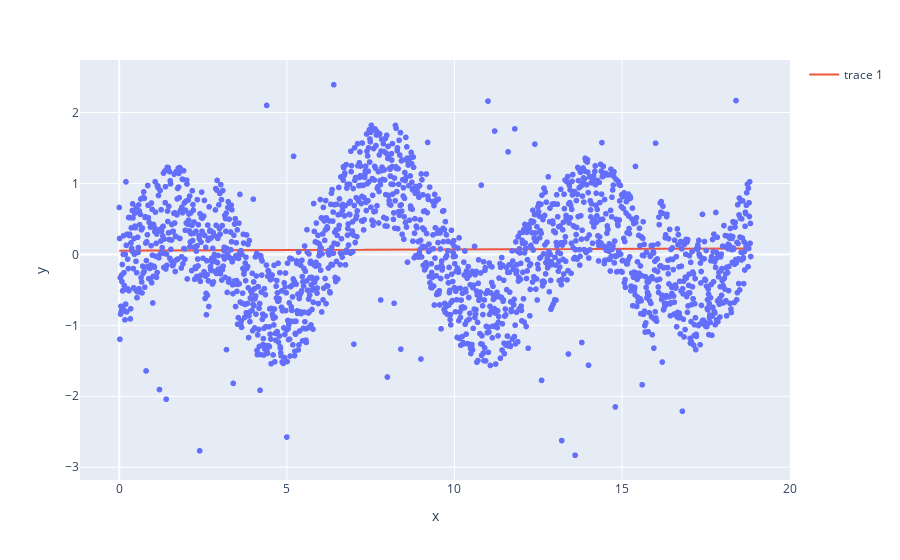

Notebook source saved alongside this figure:
### Code cell
fig = px.scatter(x=X.ravel(), y=y3)
y_hat = clf4.predict(X)
fig.add_trace(go.Scatter(x=X.ravel(), y=y_hat)).show()

### Figure 1 — Plotly figure (JSON) as saved in the notebook; plotly's stock layout.template omitted (floating-point values rounded to 4 significant figures; data arrays with more than 128 entries replaced by an {"elided": "..."} marker saying what was removed)
{"data": [{"hovertemplate": "x=%{x}<br>y=%{y}<extra></extra>", "legendgroup": "", "marker": {"color": "#636efa", "symbol": "circle"}, "mode": "markers", "name": "", "showlegend": false, "x": {"elided": "1885 float values"}, "xaxis": "x", "y": {"elided": "1885 float values"}, "yaxis": "y", "type": "scattergl"}, {"x": {"elided": "1885 float values"}, "y": {"elided": "1885 float values"}, "type": "scatter"}], "layout": {"xaxis": {"anchor": "y", "domain": [0.0, 1.0], "title": {"text": "x"}}, "yaxis": {"anchor": "x", "domain": [0.0, 1.0], "title": {"text": "y"}}, "legend": {"tracegroupgap": 0}, "margin": {"t": 60}}}
